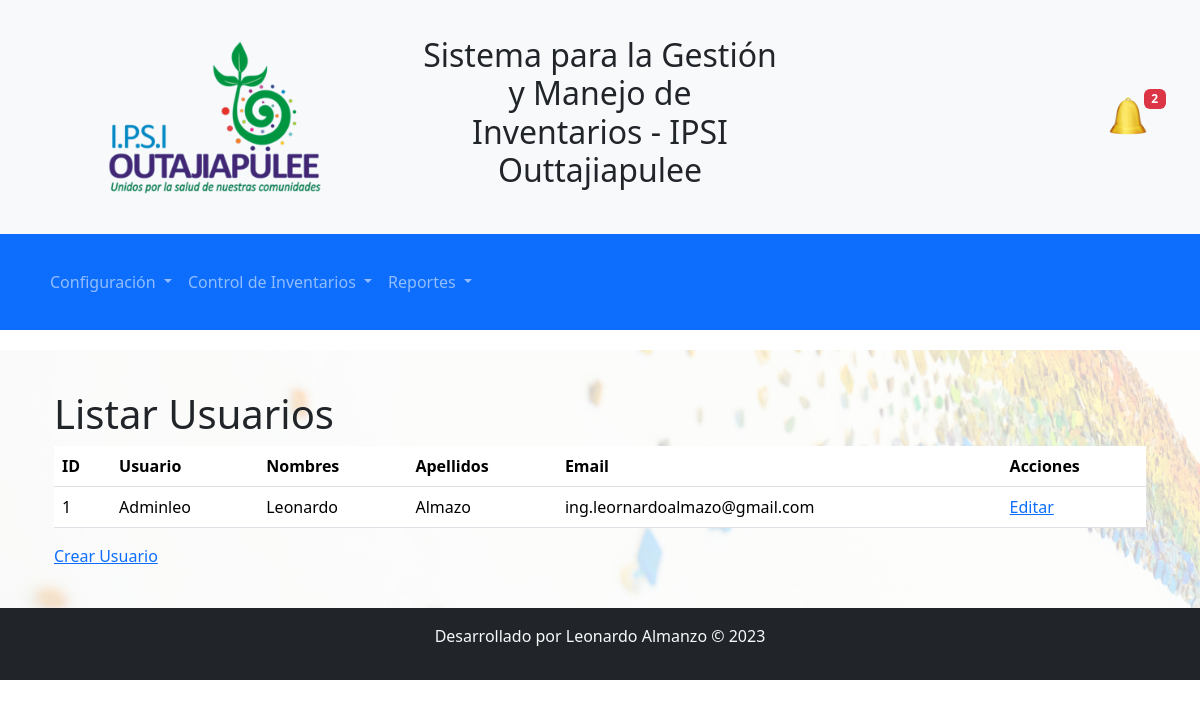
Page /accounts/configuracion/listar_usuarios/ on the earlier database version.
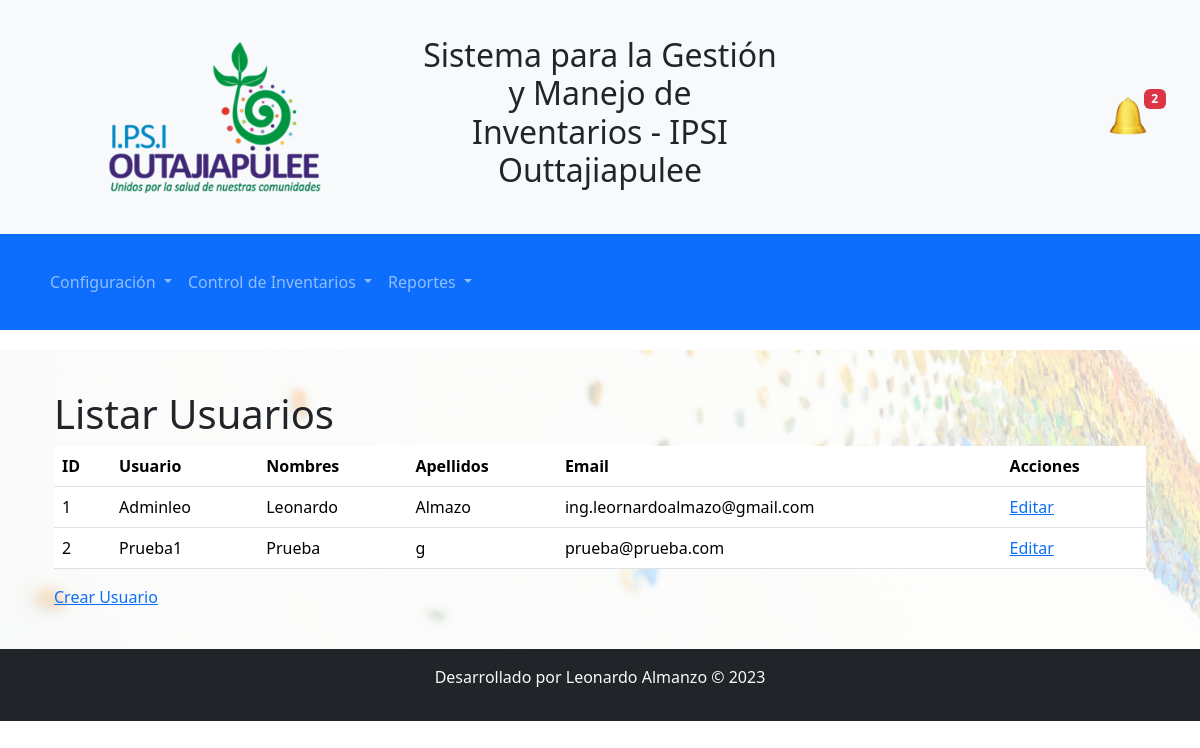
Same page on the later database version.
### sistema_registro/models.py (models this page shows)
class Usuario(AbstractUser):
    estado = models.BooleanField(default=True)

### sistema_registro/views.py (the view)
# urls.py: path('configuracion/listar_usuarios/', views.ListarUsuariosView.as_view(), name='listar_usuarios'),
class ListarUsuariosView(View):
    template_name = 'listar_usuarios.html'
    def get(self, request, *args, **kwargs):
        usuarios = Usuario.objects.all()
        return render(request, self.template_name, {'usuarios': usuarios})

### sistema_registro/templates/listar_usuarios.html (shortened to what this page needs)
{% extends 'base.html' %}
{% block content %}
<div class="container">
    <h1>Listar Usuarios</h1>
    {% if usuarios %}
        <table class="table">
            <thead>
                <tr>
                    <th>ID</th>
                    <th>Usuario</th>
                    <th>Nombres</th>
                    <th>Apellidos</th>
                    <th>Email</th>
                    <th>Acciones</th>
                </tr>
            </thead>
            <tbody>
                {% for usuario in usuarios %}
                    <tr>
                        <td>{{ usuario.id }}</td>
                        <td>{{ usuario.username }}</td>
                        <td>{{ usuario.first_name }}</td>
                        <td>{{ usuario.last_name }}</td>
                        <td>{{ usuario.email }}</td>
                        <td>
                            <a href="{% url 'editar_usuario' usuario.id %}">Editar</a>
                        </td>
                    </tr>
                {% endfor %}
            </tbody>
        </table>
    {% else %}
        <p>No hay usuarios registrados.</p>
    {% endif %}
    <a href="{% url 'crear_usuario' %}">Crear Usuario</a>
</div>
{% endblock %}

Differences in the rows shown:
added Usuario: id "2", username "Prueba1", first_name "Prueba", last_name "g", email "prueba@prueba.com"
